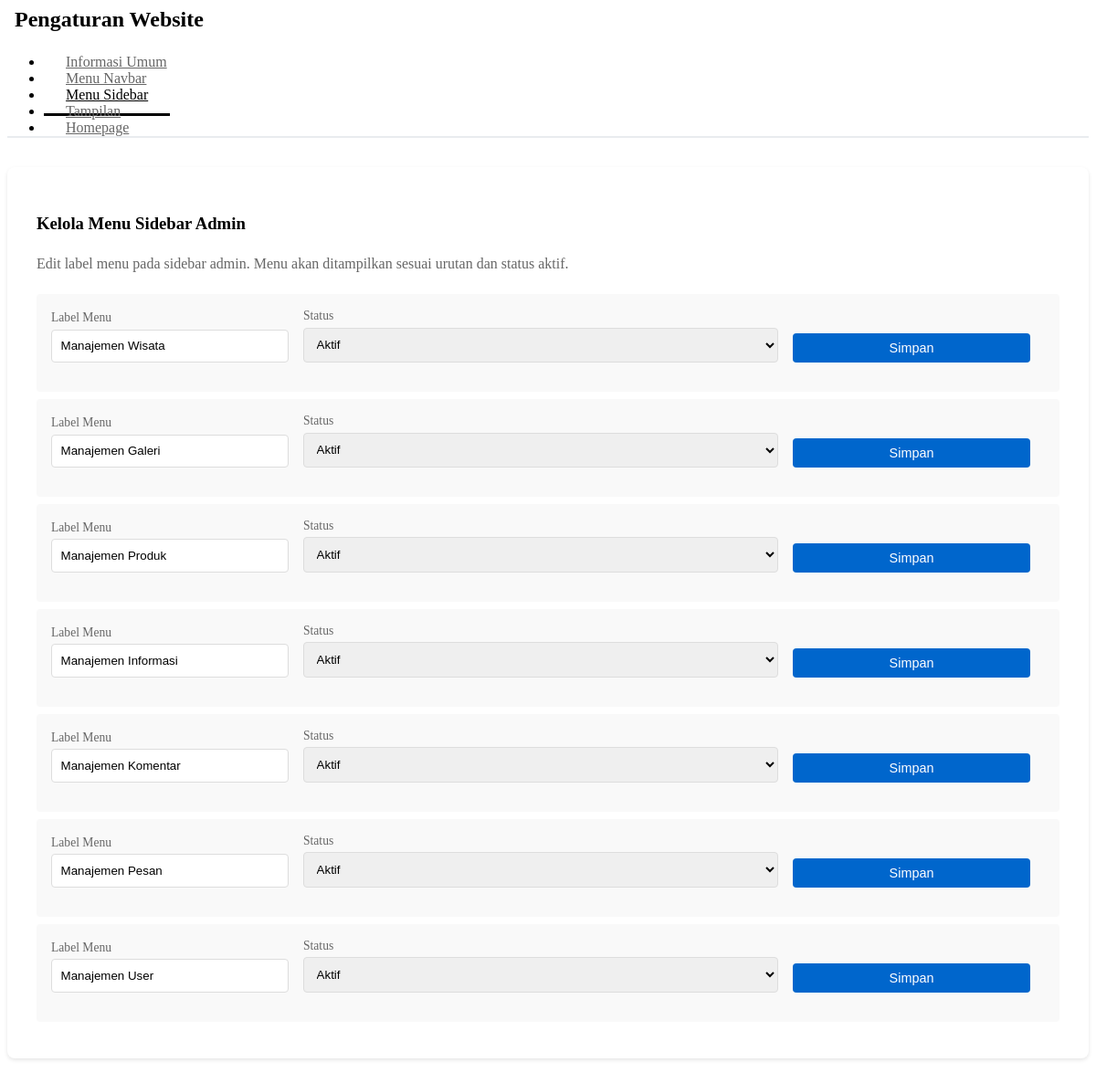
The page /dashboard/pages/settings.php?page=settings&tab=sidebar on the database its author committed.
### tables this page shows
CREATE TABLE IF NOT EXISTS sidebar_menu (
    id INT PRIMARY KEY AUTO_INCREMENT,
    label VARCHAR(100) NOT NULL,
    icon VARCHAR(50),
    urutan INT DEFAULT 0,
    aktif TINYINT DEFAULT 1,
    page_id VARCHAR(50),
    keterangan TEXT,
    created_at TIMESTAMP DEFAULT CURRENT_TIMESTAMP,
    updated_at TIMESTAMP DEFAULT CURRENT_TIMESTAMP ON UPDATE CURRENT_TIMESTAMP
);

### dashboard/pages/settings.php (the view, shortened to what this page needs)
    <?php
$sidebar_menu = mysqli_query($koneksi, "SELECT * FROM sidebar_menu ORDER BY urutan ASC");
$sidebar_menu_data = mysqli_fetch_all($sidebar_menu, MYSQLI_ASSOC);
$current_tab = $_GET['tab'] ?? 'general';
?>
<div class="settings-container">
    <h2 class="section-title">
        <i class="fa fa-cog"></i> Pengaturan Website
    </h2>
    <ul class="nav nav-tabs" role="tablist" style="border-bottom: 2px solid #e9ecef; margin-bottom: 0;">
        <li class="nav-item">
            <a class="nav-link <?php echo $current_tab == 'general' ? 'active' : ''; ?>"
               href="?page=settings&tab=general">
                <i class="fa fa-info-circle"></i> Informasi Umum
            </a>
        </li>
        <li class="nav-item">
            <a class="nav-link <?php echo $current_tab == 'navbar' ? 'active' : ''; ?>"
               href="?page=settings&tab=navbar">
                <i class="fa fa-bars"></i> Menu Navbar
            </a>
        </li>
        <li class="nav-item">
            <a class="nav-link <?php echo $current_tab == 'sidebar' ? 'active' : ''; ?>"
               href="?page=settings&tab=sidebar">
                <i class="fa fa-list"></i> Menu Sidebar
            </a>
        </li>
        <li class="nav-item">
            <a class="nav-link <?php echo $current_tab == 'display' ? 'active' : ''; ?>"
               href="?page=settings&tab=display">
                <i class="fa fa-palette"></i> Tampilan
            </a>
        </li>
        <li class="nav-item">
            <a class="nav-link <?php echo $current_tab == 'homepage' ? 'active' : ''; ?>"
               href="?page=settings&tab=homepage">
                <i class="fa fa-home"></i> Homepage
            </a>
        </li>
    </ul>
    <div class="tab-content">
        <?php if ($current_tab == 'sidebar'): ?>
        <div class="form-section">
            <h3 style="margin-bottom: 1.5rem; color: var(--dark-green);">
                <i class="fa fa-list"></i> Kelola Menu Sidebar Admin
            </h3>
            <p style="color: #666; margin-bottom: 1.5rem;">
                Edit label menu pada sidebar admin. Menu akan ditampilkan sesuai urutan dan status aktif.
            </p>
            <?php foreach ($sidebar_menu_data as $menu): ?>
            <div class="menu-item-row">
                <form method="POST" action="?page=settings">
                    <div class="menu-item-form">
                        <div>
                            <label style="display: block; font-size: 0.85rem; color: #666; margin-bottom: 0.3rem;">Label Menu</label>
                            <input type="text" name="label" value="<?php echo htmlspecialchars($menu['label']); ?>"
                                   style="padding: 0.6rem; border: 1px solid #ddd; border-radius: 4px; width: 100%;">
                        </div>
                        <div>
                            <label style="display: block; font-size: 0.85rem; color: #666; margin-bottom: 0.3rem;">Status</label>
                            <select name="aktif" style="padding: 0.6rem; border: 1px solid #ddd; border-radius: 4px; width: 100%;">
                                <option value="1" <?php echo $menu['aktif'] ? 'selected' : ''; ?>>Aktif</option>
                            </select>
                        </div>
                        <button type="submit" name="update_sidebar_menu" class="btn-primary">
                            <i class="fa fa-save"></i> Simpan
                        </button>
                    </div>
                </form>
            </div>
            <?php endforeach; ?>
        </div>
        <?php endif; ?>
    </div>
</div>

### dashboard/pages/settings.php (style rules this page uses)
.settings-container { max-width: 1200px; }
.nav-tabs .nav-link { color: #666; border: none; border-bottom: 3px solid transparent; padding: 0.75rem 1.5rem; font-weight: 500; transition: all 0.3s ease; }
.nav-tabs .nav-link.active { color: var(--dark-green); border-bottom-color: var(--dark-green); background: none; }
.tab-content { padding-top: 2rem; }
.section-title { font-size: 1.5rem; color: var(--dark-green); font-weight: 700; margin-bottom: 1.5rem; display: flex; align-items: center; gap: 0.5rem; }
.form-section { background: #fff; padding: 2rem; border-radius: 8px; margin-bottom: 2rem; box-shadow: 0 2px 4px rgba(0,0,0,0.1); }
.btn-primary { background: #0066cc; color: white; border: none; border-radius: 4px; padding: 0.5rem 1rem; cursor: pointer; font-size: 0.9rem; }
.menu-item-row { background: #f9f9f9; padding: 1rem; margin-bottom: 0.5rem; border-radius: 4px; border-left: 4px solid var(--dark-green); }
.menu-item-form { display: grid; grid-template-columns: 1fr 2fr 1fr auto; gap: 1rem; align-items: end; }

### rows shown on the page
sidebar_menu: label "Manajemen Wisata", aktif "Aktif"
sidebar_menu: label "Manajemen Galeri", aktif "Aktif"
sidebar_menu: label "Manajemen Produk", aktif "Aktif"
sidebar_menu: label "Manajemen Informasi", aktif "Aktif"
sidebar_menu: label "Manajemen Komentar", aktif "Aktif"
sidebar_menu: label "Manajemen Pesan", aktif "Aktif"
sidebar_menu: label "Manajemen User", aktif "Aktif"
